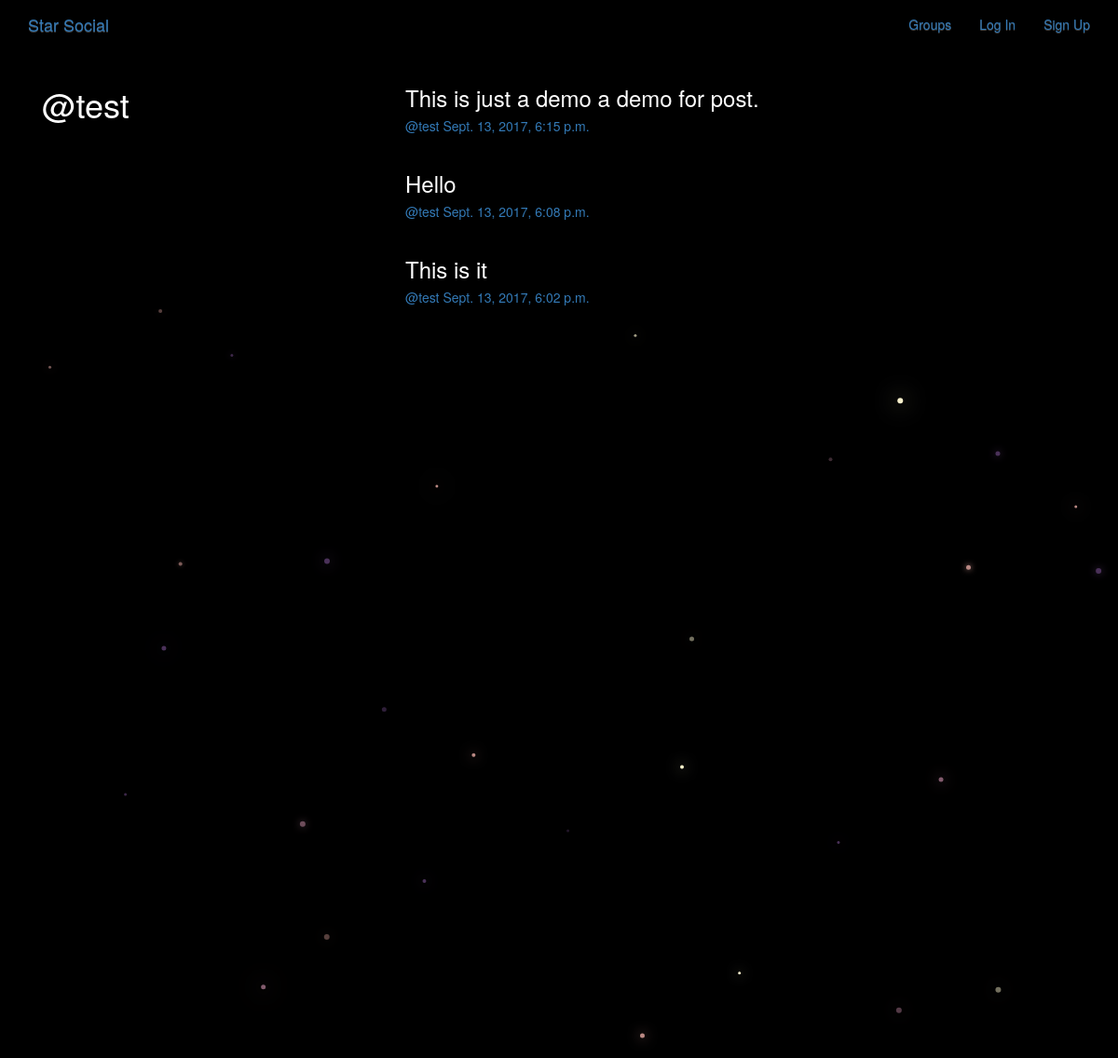
Page /posts/by/test on the committed database.
### posts/models.py (models this page shows, shortened)
class Post(models.Model):
    user = models.ForeignKey(User, related_name='posts')
    created_at = models.DateTimeField(auto_now=True)
    message = models.TextField()
    message_html = models.TextField(editable=False)
    group = models.ForeignKey(Group, related_name='posts', null=True, blank=True)
    class Meta:
        ordering = ['-created_at']
        unique_together = ['user', 'message']

### posts/views.py (the view)
# urls.py: url(r'^by/(?P<username>[-\w]+)', views.UserPosts.as_view(), name='for_user'),
class UserPosts(generic.ListView):
    model = models.Post
    template_name = 'posts/user_post_list.html'
    def get_queryset(self):
        try:
            self.post_user = User.objects.prefetch_related('posts').get(username__iexact=self.kwargs.get('username'))
        except User.DoesNotExist:
            raise Http404
        else:
            return self.post_user.posts.all()
    def get_context_data(self, **kwargs):
        context= super().get_context_data(**kwargs)
        context['post_user'] = self.post_user
        return context

### posts/templates/posts/user_post_list.html
{% extends "posts/post_base.html" %}
{% block prepost %}
  <div class="col-md-4">
    <h1>@{{post_user.username}}</h1>
  </div>
{% endblock %}
{% block post_content %}
  <div class="col-md-8">
    {% for post in post_list %}
    {% include "posts/_post.html" %}
    {% endfor %}
  </div>
{% endblock %}

### posts/templates/posts/_post.html (shortened to what this page needs)
<div class="post media">
  <h3>{{post.message_html|safe}}</h3>
  <div class="media-body">
    <h5 class="media-heading">
    <span class="username">
        <a href="{% url 'posts:for_user' username=post.user.username %}">@{{post.user.username}}</a>
    </span>
    <time class="time">
      <a href="{% url 'posts:single' username=post.user.username pk=post.pk %}">
        {{post.created_at}}
      </a>
    </time>
    </h5>
  </div>
</div>

### static/simplesocial/css/master.css (style rules this page uses)
body { background: #000; color: #fff; }

### rows in the picture
Post: message_html "This is just a demo a demo for post.", user.username "test", created_at "Sept. 13, 2017, 6:15 p.m."
Post: message_html "Hello", user.username "test", created_at "Sept. 13, 2017, 6:08 p.m."
Post: message_html "This is it", user.username "test", created_at "Sept. 13, 2017, 6:02 p.m."

### other values in the picture
{{ post_user.username }} "test"
